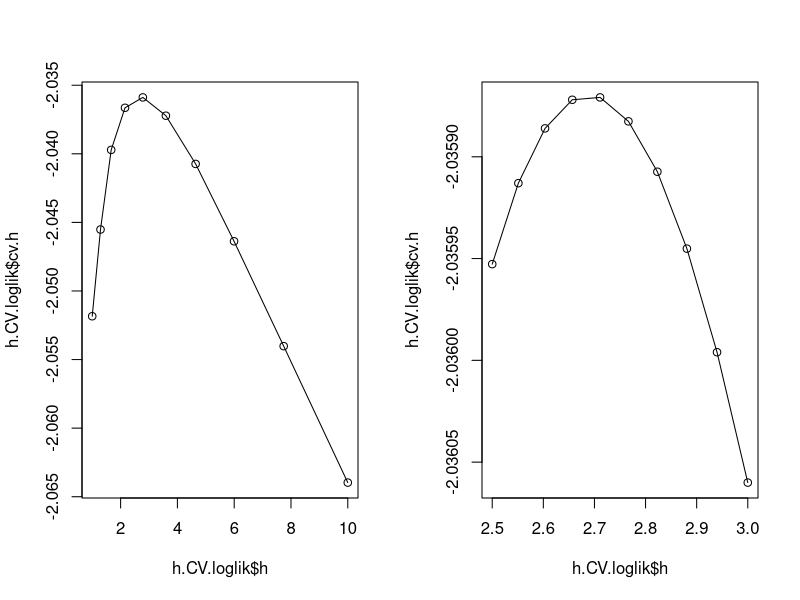
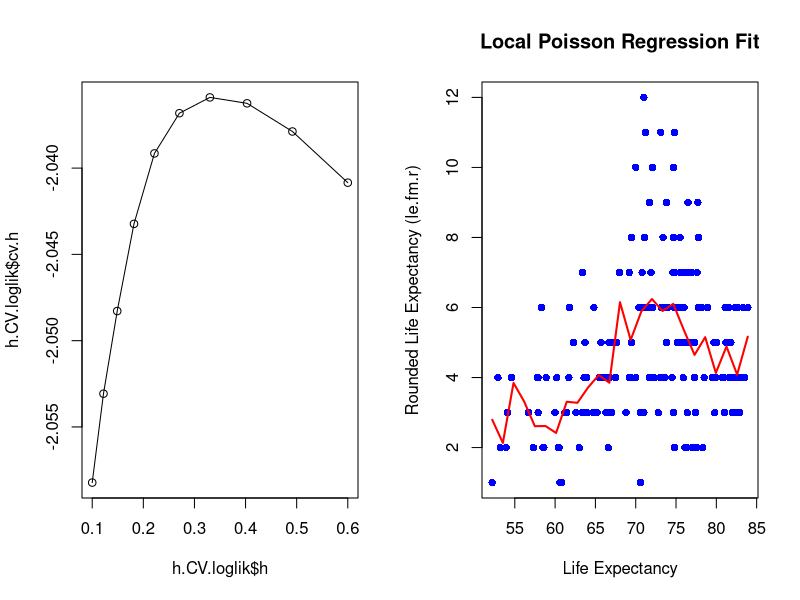

The R script that drew these images, in order:
## ---- chunk 1
setwd("~/uni_folder/AMA/AMA_LAB4/lab 5 delivery")
## ---- chunk 2
# Here we changed the name to poisson
h.cv.sm.poisson <- function(x,y,rg.h=NULL,l.h=10,method=loglik.CV){
   cv.h <- numeric(l.h)
   if (is.null(rg.h)){
      hh <- c(h.select(x,y,method="cv"),
              h.select(x,y,method="aicc"))#,hcv(x,y))
      rg.h <- range(hh)*c(1/1.1, 1.5)
   }
   i <- 0
   gr.h <- exp( seq(log(rg.h[1]), log(rg.h[2]), l=l.h))
   for (h in gr.h){
      i <- i+1
      cv.h[i] <- method(x,y,h)
   }
   return(list(h = gr.h, 
               cv.h = cv.h, 
               h.cv = gr.h[which.max(cv.h)])) # Here we changed the min to max
}

loglik.CV <- function(x, y, h) {
  n <- length(y)
  mean(sapply(1:n, function(i) {
    # Estimate lambda for the i-th observation
    lambda_i <- sm.poisson(x = x[-i], y = y[-i], h = h, eval.points = x[i], display = "none")$estimate
    # Compute log-likelihood for the i-th observation
    log(dpois(y[i], lambda = lambda_i)) # Use the dpois function to get the probabilites
  }))
}
## ---- chunk 3
# Load data and libraries
countries<-read.csv2(file="HDI.2017.subset.csv",row.names = 1)
attach(countries)
library(sm)

# Round the float value so we can use Poisson modelling
countries$le.fm.r <-  round(countries$le.fm)
x <- countries$Life.expec
y <- countries$le.fm.r
## ---- chunk 4
h_min <- 1; h_max <- 10
par(mfrow=c(1,2))
h.CV.loglik <- h.cv.sm.poisson(x,y,rg.h=c(h_min,h_max),method=loglik.CV)
plot(h.CV.loglik$h,h.CV.loglik$cv.h)
lines(h.CV.loglik$h,h.CV.loglik$cv.h)

h_min <- 2.5; h_max <- 3.0
h.CV.loglik <- h.cv.sm.poisson(x,y,rg.h=c(h_min,h_max),method=loglik.CV)
plot(h.CV.loglik$h,h.CV.loglik$cv.h)
lines(h.CV.loglik$h,h.CV.loglik$cv.h)
h_optimal <- h.CV.loglik$h.cv; h.CV.loglik$h.cv
## ---- chunk 5
x_scaled <- scale(x)
h_min <- 0.1; h_max <- 0.6
h.CV.loglik <- h.cv.sm.poisson(x_scaled,y,rg.h=c(h_min,h_max),method=loglik.CV)
plot(h.CV.loglik$h,h.CV.loglik$cv.h)
lines(h.CV.loglik$h,h.CV.loglik$cv.h)
h.CV.loglik$h.cv
## ---- chunk 6
h_optimal <- h.CV.loglik$h.cv
# Here we fit the local Poisson regression model
local_poisson_fit <- sm.poisson(x = x, y = y, h = h_optimal, display = "none")
plot(x, y, pch = 16, xlab = "Life Expectancy", ylab = "Rounded Life Expectancy (le.fm.r)", col = "blue",
     main = "Local Poisson Regression Fit")
lines(local_poisson_fit$eval.points, local_poisson_fit$estimate, col = "red", lwd = 2)
